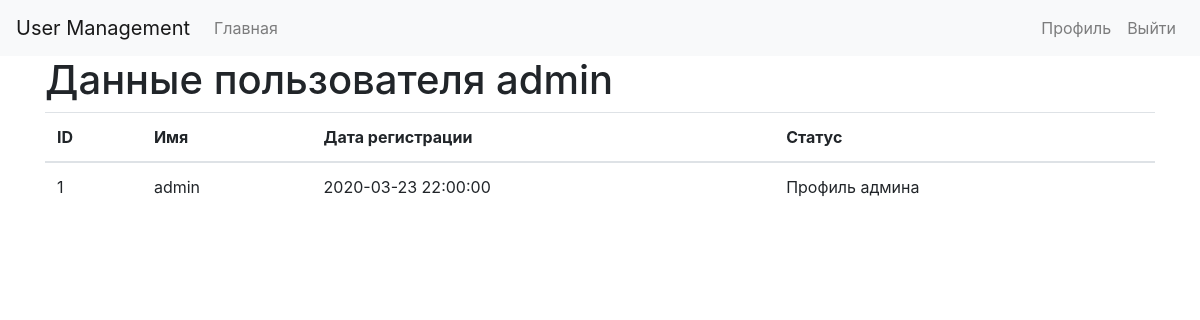
/user_profile.php?id=1 (signed in), run on the app's committed database.
### tables this page shows
CREATE TABLE `users` (
  `id` int(11) NOT NULL,
  `username` varchar(255) NOT NULL,
  `email` varchar(100) NOT NULL,
  `password` varchar(255) NOT NULL,
  `date_registr` timestamp NOT NULL,
  `status` varchar(255) NOT NULL,
  `group_id` int(11) NOT NULL DEFAULT '1'
);

### classes/Database.php (called while the page is built, shortened)
<?php
include_once  __DIR__ . '../../config.php';
class Database
{
  private static $instance = null;
  private $pdo, $query, $error = false, $results, $count;
  private function __construct()
  {
    try {
      $this->pdo = new PDO(
          'mysql:host=' . Config::get('db.host') . ';dbname=' . Config::get('db.dbname'),
          Config::get('db.user'),
          Config::get('db.password')
      );
    } catch (PDOException $exception) {
      die($exception->getMessage());
    }
  }
  public static function getInstance()
  {
    if (!isset(self::$instance)) {
      self::$instance = new Database();
    }
    return self::$instance;
  }
  public function query($sql, $params = [])
  {
    $this->error = false;
    $this->query = $this->pdo->prepare($sql);
    if (count($params)) {
      $i = 1;
      foreach ($params as $param) {
        $this->query->bindValue($i, $param);
        $i++;
      }
    }
    if (!$this->query->execute()) {
      $this->error = true;
    } else {
      $this->results = $this->query->fetchAll(PDO::FETCH_OBJ);
      $this->count = $this->query->rowCount();
    }
    return $this;
  }
  public function get($table, $where = [])
  {
    return $this->action('SELECT *', $table, $where);
  }
  public function action($action, $table, $where = [])
  {
    if (count($where) === 3) {
      $operators = ['=', '<', '<=', '>', '>='];
      $field = $where[0];
      $operator = $where[1];
      $value = $where[2];
      if (in_array($operator, $operators)) {
        $sql = "{$action} FROM {$table} WHERE {$field} {$operator} ?";
        if (!$this->query($sql, [$value])->error()) {
          return $this;
        }
      }
    }
    return false;
  }
  public function error()
  {
    return $this->error;
  }
  public function results()
  {
    return $this->results;
  }
  public function count()
  {
    return $this->count;
  }
  public function first()
  {
    return $this->results()[0];
  }
}

### classes/Config.php (called while the page is built)
<?php
class Config
{
  public static function get($path = null)
  {
   if ($path){
     $config = $GLOBALS['config'];
     $path = explode('.', $path);
     foreach ($path as $item){
       if (isset($config[$item])){
         $config = $config[$item];
       }
     }
     return $config;
   }
   return false;
  }
}

### classes/User.php (called while the page is built, shortened)
<?php
class User
{
  private $db, $data, $session_name, $isLoggedIn, $cookieName;
  public function __construct($user = null)
  {
    $this->db = Database::getInstance();
    $this->session_name = Config::get('session.user_session');
    if (!$user) {
      if (Session::exists($this->session_name)) {
        $user = Session::get($this->session_name);
        if ($this->find($user)) {
          $this->isLoggedIn = true;
        }
      }
    } else {
      $this->find($user);
    }
  }
  public function find($value = null)
  {
    if (is_numeric($value)) {
      $this->data = $this->db->get('users', ['id', '=', $value])->first();
    } else {
      $this->data = $this->db->get('users', ['email', '=', $value])->first();
    }
    if ($this->data) {
      return true;
    }
    return false;
  }
  public function data()
  {
    return $this->data;
  }
}

### user_profile.php (the view, shortened to what this page needs)
<?php
$validate_id = new Validate();
$valid_id = $validate_id->check($_GET, [
    'id' => [
        'required' => true,
        'min' => 1,
        'int' => true,
        'have' => 'users'
    ],
]);
if ($valid_id->passed()) {
  $id = $_GET['id'];
  $user_profil = new User($id);
} else {
  Redirect::to('index.php');
}
?>
<? include_once 'views/header.php' ?>
   <div class="container">
     <div class="row">
       <div class="col-md-12">
         <h1>Данные пользователя <?= $user_profil->data()->username?></h1>
         <table class="table">
           <thead>
             <th>ID</th>
             <th>Имя</th>
             <th>Дата регистрации</th>
             <th>Статус</th>
           </thead>
           <tbody>
             <tr>
               <td><?= $user_profil->data()->id?></td>
               <td><?= $user_profil->data()->username?></td>
               <td><?= $user_profil->data()->date_registr?></td>
               <td><?= $user_profil->data()->status?></td>
             </tr>
           </tbody>
         </table>
       </div>
     </div>
   </div>
</body>
</html>

### data on the page
users: username "admin", id "1", date_registr "2020-03-23 22:00:00", status "Профиль админа"
